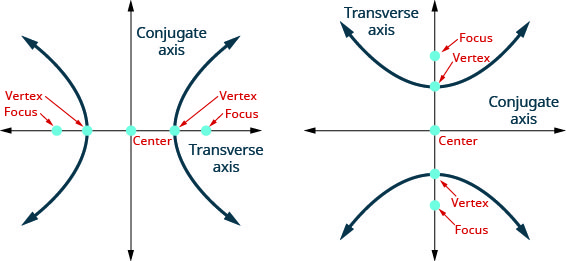
#> input picture Math/Geometry/images/hyperbola.jpeg, 566 x 261 px, given in place of scalar1.png, which was not available
$ jupyter execute 'scalar multiplication.ipynb'   (text cells are left out)
#> lines starting #> are read from the running program, lines starting #| are printed output that depends on the picture; pictures that were not available may be replaced by others from this repository, and a replacement may not be noted
[cell 1]
from PIL import Image
from IPython.display import display

img = Image.open('images/scalar1.png')
#> img is the input picture: PIL image 566x261 CMYK; mean R, G, B 243.5, 243.9, 244.5
new_image = img.resize((65, 40))
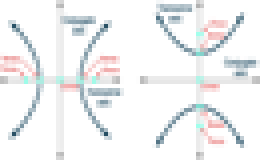
#> new_image: PIL image 65x40 CMYK (shown 4 times larger); mean R, G, B 241, 241.9, 242.8
display(new_image)

img = Image.open('images/scalar.png')
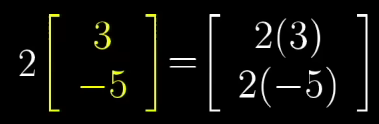
#> input picture Math/Linear Algebra/Vector Operation/Scalar Multiplication/images/scalar.png, 379 x 124 px
#> img is the input picture: PIL image 379x124 RGBA; mean R, G, B, A 12.5, 12.6, 10.1, 255
new_image = img.resize((220, 70))
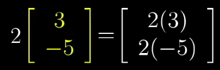
#> new_image: PIL image 220x70 RGBA; mean R, G, B, A 12.9, 13, 10.5, 255
display(new_image)

img = Image.open('images/scalar2.png')
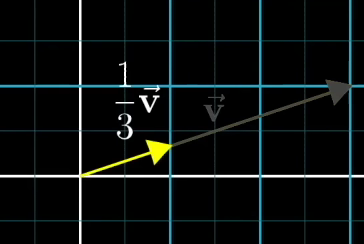
#> input picture Math/Linear Algebra/Vector Operation/Scalar Multiplication/images/scalar2.png, 364 x 244 px
#> img is the input picture: PIL image 364x244 RGBA; mean R, G, B, A 10.9, 14.8, 14.4, 255
new_image = img.resize((230, 150))
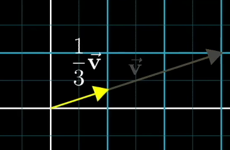
#> new_image: PIL image 230x150 RGBA; mean R, G, B, A 11.1, 15, 14.6, 255
display(new_image)

img = Image.open('images/scalar3.png')
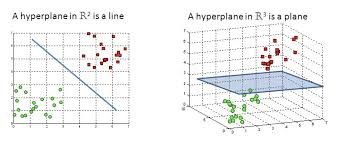
#> input picture Math/Geometry/images/hyperplane.jpeg, 345 x 146 px, given in place of scalar3.png, which was not available
#> img is the input picture: PIL image 345x146 RGB; mean R, G, B 241, 241.7, 241.6
new_image = img.resize((380, 160))
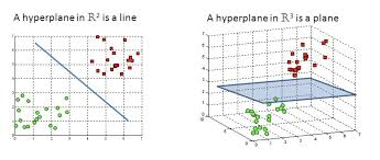
#> new_image: PIL image 380x160 RGB; mean R, G, B 240.8, 241.5, 241.4
display(new_image)
